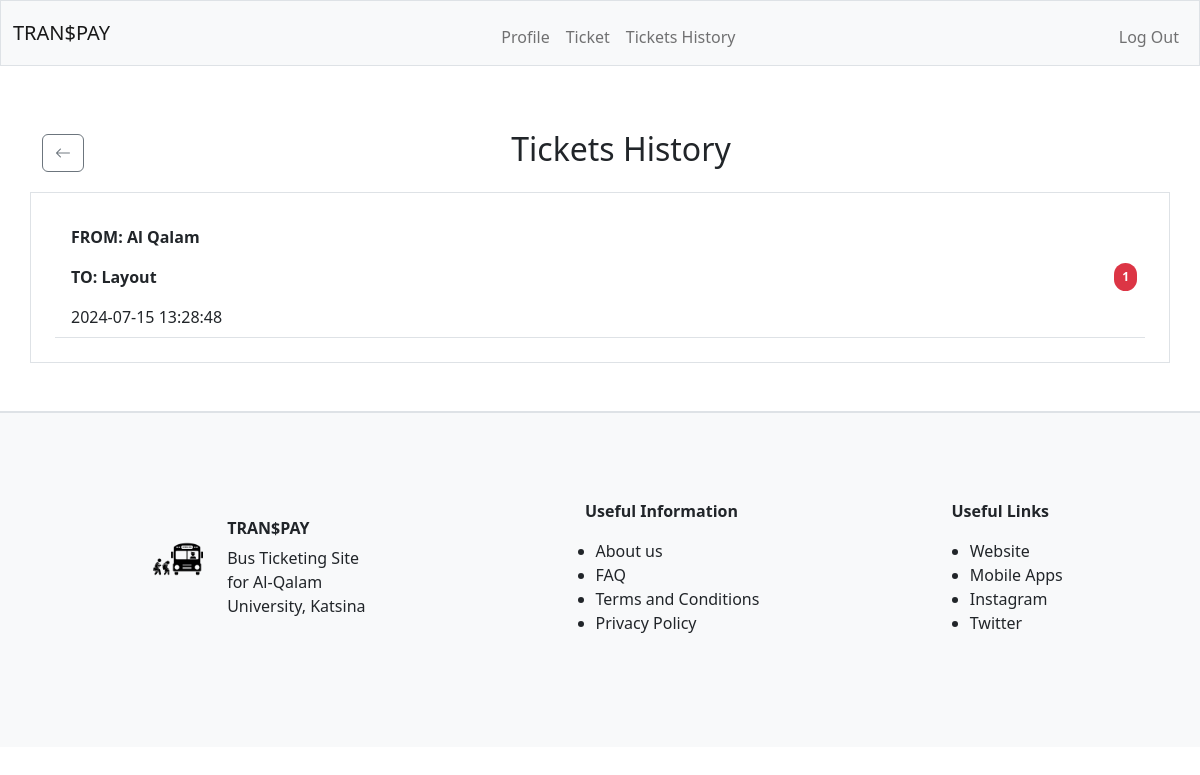
/tickets-history (signed in), run on the app's committed database.
### tables this page shows
CREATE TABLE tickets (
id INTEGER PRIMARY KEY NOT NULL,
user_id TEXT NOT NULL,
fromLoc TEXT NOT NULL,
toLoc TEXT NOT NULL,
status TEXT NOT NULL,
date DATETIME DEFAULT CURRENT_TIMESTAMP,
seatQty INTEGER NOT NULL,
FOREIGN KEY (user_id) REFERENCES users(id)
);

### app.py (the view)
@app.route("/tickets-history")
@login_required
def ticketsHistory():
    user_id = session.get("user_id")
    tickets = db.execute("SELECT * FROM tickets WHERE user_id = ? ORDER BY date DESC", user_id)
    return render_template("ticketTrans.html", tickets=tickets)

### app.py (called while the page is built)
@app.after_request
def after_request(response):
    response.headers["Cache-Control"] = "no-cache, no-store, must-revalidate"
    response.headers["Expires"] = 0
    response.headers["Pragma"] = "no-cache"
    return response

### helper.py (called while the page is built)
def login_required(f):
    @wraps(f)
    def decorated_function(*args, **kwargs):
        if session.get("user_id") is None:
            return redirect("/login")
        return f(*args, **kwargs)
    return decorated_function

### templates/ticketTrans.html (shortened to what this page needs)
{% extends "layout.html" %}
{% block main %}
    <div class="container my-3 d-flex justify-content-between align-items-center">
      <a href="/home"  class="btn btn-outline-secondary"><i class="bi bi-arrow-left"></i></a>
      <h2 class="mx-auto">Tickets History</h2>
    </div>
    <div class="container border p-4">
    {% if tickets %}
    {% for ticket in tickets %}
    <li class="list-group-item d-flex justify-content-between align-items-center border-bottom p-2">
      <div class="ms-2 me-auto text-start">
        <div class="fw-bold">
            <p>FROM: {{ticket.fromLoc}}</p>
            <p>TO: {{ticket.toLoc}}</p>
        </div>
        {{ticket.date}}
      </div>
      <span class="badge rounded-pill p-2 bg-danger">
        {{ticket.seatQty}}
    </span>
    </li>
   {% endfor %}
   {% endif %}
</div>
{% endblock %}

### data on the page
tickets: fromLoc "Al Qalam", toLoc "Layout", date "2024-07-15 13:28:48", seatQty "1"
